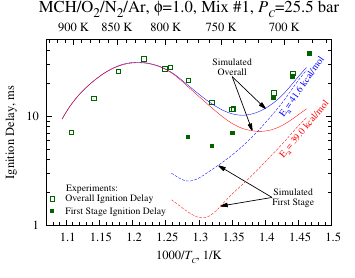

This figure's gnuplot source:
reset
set term postscript enhanced eps font "NimbusRomNo9L-Regu,18" color size 9cm,7cm fontfile "../s050000l.pfa" fontfile "../n021023l.pfa" fontfile "../n021003l.pfa" dashed
set output "mch-energy.eps"
set logscale y
set mxtics
set mx2tics 5
set xtics scale 1.25,0.75 nomirror font ",18"

inv2k(x) = 1000./x
set x2tics ("" inv2k(600)) scale 1.25,0.75
do for [temp=650:950:50] {
t = sprintf("%g K",temp)
set x2tics add (t inv2k(temp))
set x2tics add ("" inv2k(temp+10) 1)
set x2tics add ("" inv2k(temp+20) 1)
set x2tics add ("" inv2k(temp+30) 1)
set x2tics add ("" inv2k(temp+40) 1)
}

set ytics scale 1.25, 0.75 font ",18"
set xrange [1.07:1.5]

set yrange [1:50]
set key at 1.24,2 samplen 1 reverse Left width -13.5 font ",14"
set label at first 1.1, 2.2 "Experiments:" font ",14" 
set title "{/=24 MCH/O_{2}/N_{2}/Ar, {/StandardSymL f}=1.0, Mix #1, {/NimbusRomNo9L-ReguItal P_{/*0.75 C}}=25.5 bar}" offset 0,-1
set ylabel "{/=18 Ignition Delay, ms}" offset 1
set xlabel "{/=18 1000/{/NimbusRomNo9L-ReguItal T_{/*0.75 C}}, 1/K}"
set label at first 1.425,10 "E_{a}= 41.6 kcal/mol" tc rgb "blue" rotate by 55 font ",14"
set label at first 1.425,4.25  "E_{a}= 39.0 kcal/mol" tc rgb "red" rotate by 50 font ",14"
set label at first 1.35,31 center "Simulated\nOverall" font ",14"
set label at first 1.442,2 center "Simulated\nFirst Stage" font ",14"
set arrow from first 1.35,23 to 1.4,11.75 filled size 0.01,15
set arrow from first 1.35,23 to 1.38,7.4 filled size 0.01,15
set arrow from first 1.41,1.8 to 1.33,3.5 filled size 0.01, 15
set arrow from first 1.41,1.8 to 1.333,1.5 filled size 0.01, 15
plot "Mix 1 25 bar Expt.txt" using 2:4 with points lc rgb "#006400" pt 4 ps 1 title "Overall Ignition Delay",\
     "Mix 1 25 bar Expt.txt" using 2:3 with points pt 5 ps 1 lc rgb "#006400" title "First Stage Ignition Delay",\
     "Mix 1 25 bar.txt" using 2:3 smooth csplines with lines lc rgb "blue" lt 1 notitle,\
     "Mix 1 25 bar.txt" using 2:4 smooth csplines with lines lt 2 lc rgb "blue" notitle,\
     "Mix 1 25 bar v9i.txt" using 2:3 smooth csplines with lines lc rgb "red" lt 1 notitle,\
     "Mix 1 25 bar v9i.txt" using 2:4 smooth csplines with lines lt 2 lc rgb "red" notitle
set output
reset